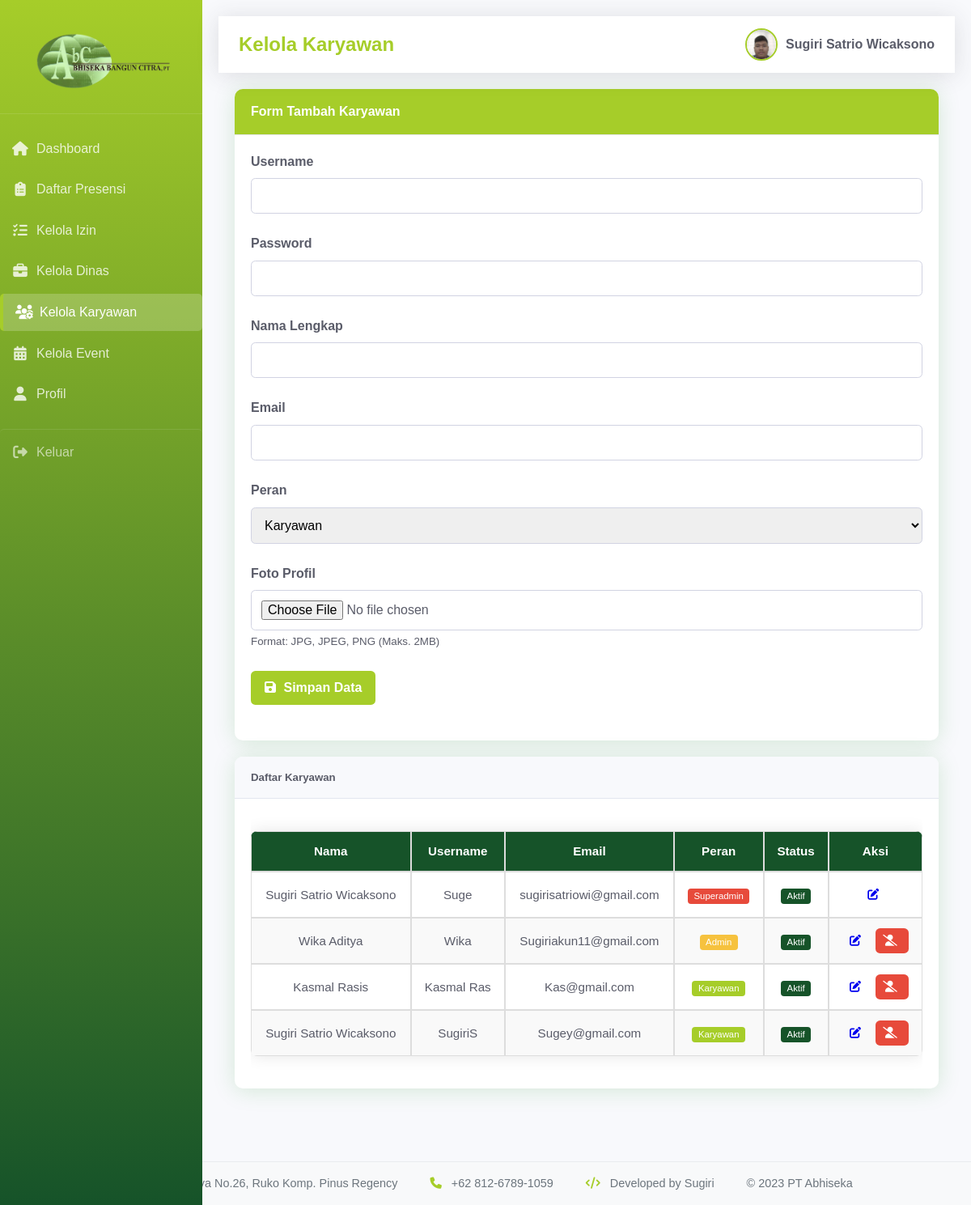
The app's page /frontend/kelola_karyawan.php (signed in) with its own data.
### tables this page shows
CREATE TABLE `pengguna` (
  `id_user` varchar(20) NOT NULL,
  `username` varchar(50) NOT NULL,
  `password` varchar(255) NOT NULL,
  `nama_lengkap` varchar(60) NOT NULL,
  `email` varchar(50) NOT NULL,
  `peran` enum('superadmin','admin','karyawan') NOT NULL DEFAULT 'karyawan',
  `uid` varchar(15) DEFAULT NULL,
  `foto_path` varchar(255) DEFAULT NULL,
  `data_wajah` text DEFAULT NULL COMMENT 'Data wajah untuk face recognition',
  `dibuat_pada` timestamp NOT NULL DEFAULT current_timestamp(),
  `diperbarui_pada` timestamp NOT NULL DEFAULT current_timestamp() ON UPDATE current_timestamp(),
  `status` enum('aktif','nonaktif') DEFAULT 'aktif',
  `verif` int(4) NOT NULL
);

### frontend/kelola_karyawan.php (the view, shortened to what this page needs)
<?php
require 'config.php';
$peran = $_SESSION['peran'];
$id_user = $_SESSION['id_user'];
$stmt = $pdo->prepare("SELECT * FROM pengguna WHERE id_user = ?");
$stmt->execute([$id_user]);
$user = $stmt->fetch(PDO::FETCH_ASSOC);
$foto_path = !empty($user['foto_path']) ? $user['foto_path'] : '../images/default-profile.jpg';
$stmt = $pdo->query("SELECT * FROM pengguna ORDER BY peran, nama_lengkap");
$daftar_karyawan = $stmt->fetchAll();
?>
<!DOCTYPE html>
<html lang="id">
<head>
    <link rel="stylesheet" href="https://cdnjs.cloudflare.com/ajax/libs/font-awesome/6.0.0-beta3/css/all.min.css">
    <link rel="stylesheet" href="../css/style.css">
</head>
<body>
    <div class="dashboard-fluid">
        <div class="col-md-3 col-lg-2 sidebar">
            <div class="sidebar-header">
                <img src="../images/Abhiseka.png" alt="Logo Perusahaan" class="heading-image">
            </div>
            <nav class="sidebar-nav">
                <a href="dashboard.php" class="nav-link">
                    <i class="fas fa-home"></i>
                    <span>Dashboard</span>
                </a>
                <?php if ($peran == 'admin' || $peran == 'superadmin'): ?>
                    <a href="daftar_presensi.php" class="nav-link">
                        <i class="fas fa-clipboard-list"></i>
                        <span>Daftar Presensi</span>
                    </a>
                    <a href="kelola_izin.php" class="nav-link">
                        <i class="fas fa-tasks"></i>
                        <span>Kelola Izin</span>
                    </a>
                    <a href="kelola_dinas.php" class="nav-link">
                        <i class="fas fa-briefcase"></i>
                        <span>Kelola Dinas</span>
                    </a>
                <?php endif; ?>
                <?php if ($peran == 'superadmin'): ?>
                    <a href="kelola_karyawan.php" class="nav-link active">
                        <i class="fas fa-users-cog"></i>
                        <span>Kelola Karyawan</span>
                    </a>
                    <a href="kelola_event.php" class="nav-link">
                        <i class="fas fa-calendar-alt"></i>
                        <span>Kelola Event</span>
                    </a>
                <?php endif; ?>
                <a href="profil.php" class="nav-link">
                    <i class="fas fa-user"></i>
                    <span>Profil</span>
                </a>
                <a href="logout.php" class="nav-link logout-btn">
                    <i class="fas fa-sign-out-alt"></i>
                    <span>Keluar</span>
                </a>
            </nav>
        </div>
        <div class="main-content">
            <nav class="navbar navbar-expand-lg navbar-light bg-light rounded shadow-sm mb-4">
                <div class="navbar-title">Kelola Karyawan</div>
                <div class="navbar-user">
                    <img src="<?= $foto_path ?>" alt="User" class="rounded-circle me-2" width="40" height="40">                    <span><?php echo $_SESSION['nama_lengkap']; ?></span>
                </div>
            </nav>
            <div class="content-wrapper">
                <div class="row">
                    <div class="col-md-8 mx-auto">
                        <div class="card">
                            <div class="card-header bg-primary text-white">
                                <h4 class="mb-0">Form Tambah Karyawan</h4>
                            </div>
                            <div class="card-body">
                                <form action="kelola_karyawan.php" method="POST" enctype="multipart/form-data">
                                    <div class="row">
                                        <div class="col-md-6">
                                            <div class="form-group">
                                                <label for="username">Username</label>
                                                <input type="text" class="form-control" id="username" name="username"
                                                    value="<?php echo htmlspecialchars($_POST['username'] ?? ''); ?>" required>
                                            </div>
                                        </div>
                                        <div class="col-md-6">
                                            <div class="form-group">
                                                <label for="password">Password</label>
                                                <input type="password" class="form-control" id="password" name="password" required>
                                            </div>
                                        </div>
                                    </div>
                                    <div class="row">
                                        <div class="col-md-6">
                                            <div class="form-group">
                                                <label for="nama_lengkap">Nama Lengkap</label>
                                                <input type="text" class="form-control" id="nama_lengkap" name="nama_lengkap"
                                                    value="<?php echo htmlspecialchars($_POST['nama_lengkap'] ?? ''); ?>" required>
                                            </div>
                                        </div>
                                        <div class="col-md-6">
                                            <div class="form-group">
                                                <label for="email">Email</label>
                                                <input type="email" class="form-control" id="email" name="email"
                                                    value="<?php echo htmlspecialchars($_POST['email'] ?? ''); ?>" required>
                                            </div>
                                        </div>
                                    </div>
                                    <div class="row">
                                        <div class="col-md-6">
                                            <div class="form-group">
                                                <label for="peran">Peran</label>
                                                <select class="form-select" id="peran" name="peran" required>
                                                    <option value="karyawan" <?php echo (isset($_POST['peran']) && $_POST['peran'] === 'karyawan') ? 'selected' : ''; ?>>Karyawan</option>
                                                </select>
                                            </div>
                                        </div>
                                        <div class="col-md-6">
                                            <div class="form-group">
                                                <label for="foto">Foto Profil</label>
                                                <input type="file" class="form-control" id="foto" name="foto" accept="image/jpeg, image/png">
                                                <small class="text-muted">Format: JPG, JPEG, PNG (Maks. 2MB)</small>
                                            </div>
                                        </div>
                                    </div>
                                    <div class="form-group text-center mt-4">
                                        <button type="submit" name="tambah_karyawan" class="btn btn-primary btn-lg">
                                            <i class="fas fa-save"></i> Simpan Data
                                        </button>
                                    </div>
                                </form>
                            </div>
                        </div>
                    </div>
                    <div class="col-md-8">
                        <div class="card">
                            <div class="card-header">
                                <h5>Daftar Karyawan</h5>
                            </div>
                            <div class="card-body">
                                <div class="table-responsive">
                                    <table class="modern-table">
                                        <thead>
                                            <tr>
                                                <th>Nama</th>
                                                <th>Username</th>
                                                <th>Email</th>
                                                <th>Peran</th>
                                                <th>Status</th>
                                                <th>Aksi</th>
                                            </tr>
                                        </thead>
                                        <tbody>
                                            <?php foreach ($daftar_karyawan as $karyawan): ?>
                                            <tr>
                                                <td><?php echo $karyawan['nama_lengkap']; ?></td>
                                                <td><?php echo $karyawan['username']; ?></td>
                                                <td><?php echo $karyawan['email']; ?></td>
                                                <td>
                                                    <?php if ($karyawan['peran'] == 'superadmin'): ?>
                                                        <span class="badge badge-danger">Superadmin</span>
                                                    <?php elseif ($karyawan['peran'] == 'admin'): ?>
                                                        <span class="badge badge-warning">Admin</span>
                                                    <?php else: ?>
                                                        <span class="badge badge-primary">Karyawan</span>
                                                    <?php endif; ?>
                                                </td>
                                                <td>
                                <?php if ($karyawan['status'] == 'aktif'): ?>
                                    <span class="badge badge-success">Aktif</span>
                                <?php else: ?>
                                    <span class="badge badge-secondary">Nonaktif</span>
                                <?php endif; ?>
                            </td>
                            <td>
                                <a href="edit_karyawan.php?id=<?= $karyawan['id_user']; ?>" class="btn btn-sm btn-info">
                                    <i class="fas fa-edit"></i>
                                </a>
                                <?php if ($karyawan['id_user'] != $_SESSION['id_user']): ?>
                                    <?php if ($karyawan['status'] == 'aktif'): ?>
                                        <a href="nonaktifkan.php?id=<?= $karyawan['id_user'] ?>"
                                        class="btn btn-sm btn-danger"
                                        onclick="return confirm('Yakin ingin menonaktifkan karyawan ini?')">
                                            <i class="fas fa-user-slash"></i>
                                        </a>
                                    <?php endif; ?>
                                <?php endif; ?>
                            </td>
                                            </tr>
                                            <?php endforeach; ?>
                                        </tbody>
                                    </table>
                                </div>
                            </div>
                        </div>
                    </div>
                </div>
            </div>
        </div>
    </div>
    <footer class="flat-footer">
    <div class="footer-content">
        <div class="footer-section">
            <p><i class="fas fa-map-marker-alt"></i> Jl. Pinus Raya No.26, Ruko Komp. Pinus Regency
 </p>
        </div>
        <div class="footer-section">
            <p><i class="fas fa-phone"></i> +62 812-6789-1059</p>
        </div>
        <div class="footer-section">
            <p><i class="fas fa-code"></i> Developed by Sugiri</p>
        </div>
        <div class="footer-section">
            <p>&copy; 2023 PT Abhiseka</p>
        </div>
    </div>
</footer>
</body>
</html>

### records on screen
pengguna: foto_path (picture), nama_lengkap "Sugiri Satrio Wicaksono", username "Suge", email "sugirisatriowi@gmail.com", peran "Superadmin", status "Aktif"
pengguna: nama_lengkap "Wika Aditya", username "Wika", email "Sugiriakun11@gmail.com", peran "Admin", status "Aktif"
pengguna: nama_lengkap "Kasmal Rasis", username "Kasmal Ras", email "Kas@gmail.com", peran "Karyawan", status "Aktif"
pengguna: nama_lengkap "Sugiri Satrio Wicaksono", username "SugiriS", email "Sugey@gmail.com", peran "Karyawan", status "Aktif"

### other values on screen
$_SESSION['nama_lengkap'] "Sugiri Satrio Wicaksono"
